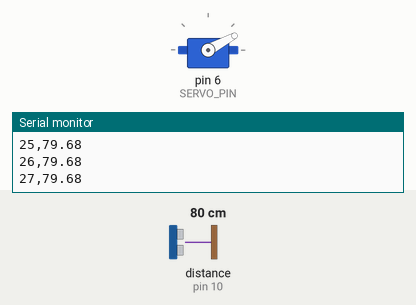
This sketch was run on a simulated Arduino Uno, built with avr-gcc and run on an emulated ATmega328P. On the bench: servo, the last lines printed to the serial monitor. Wiring (inferred from the names in the program): ultrasonic range finder: trigger pin 9; echo pin 10. Inputs (shaded band) come from the test bench; at power-on: distance to the obstacle (sensor on pin 10) 80 cm. The echo pulse lasts 58.3 µs per cm.

Above: at 1.79 s.
1.8 s: distance to the obstacle (sensor on pin 10) set to 2 cm
At 2.28 s:
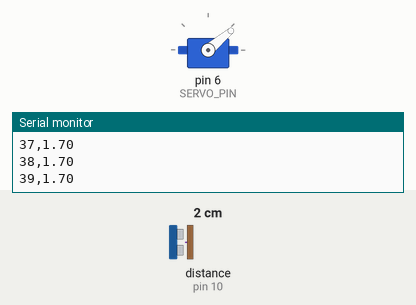
4.8 s: distance to the obstacle (sensor on pin 10) set to 35 cm
At 4.97 s:
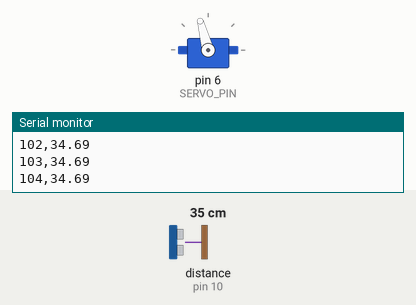
7.8 s: distance to the obstacle (sensor on pin 10) set to 4 cm
At 8.19 s:
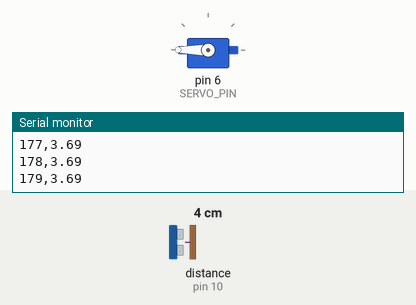
Timing chart, 0 to 16.8 s (numbered marks = the images above; inputs shaded):
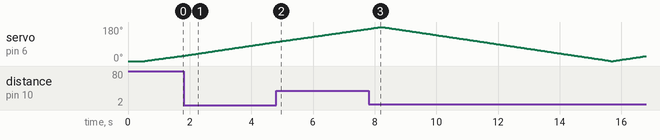

The sketch:

radar.ino
```cpp
#include <Servo.h>

#define TRIG_PIN 9
#define ECHO_PIN 10
#define SERVO_PIN 6

Servo radarServo;

float getDistance() {
  digitalWrite(TRIG_PIN, LOW);
  delayMicroseconds(2);

  digitalWrite(TRIG_PIN, HIGH);
  delayMicroseconds(10);

  digitalWrite(TRIG_PIN, LOW);

  long duration = pulseIn(ECHO_PIN, HIGH, 30000);

  if (duration == 0) {
    return 400;
  }

  float distance = duration * 0.0343 / 2.0;

  if (distance < 0) {
    distance = 0;
  }

  return distance;
}

void setup() {
  Serial.begin(9600);

  pinMode(TRIG_PIN, OUTPUT);
  pinMode(ECHO_PIN, INPUT);

  radarServo.attach(SERVO_PIN);
  radarServo.write(0);

  delay(500);
}

void loop() {
  // 0° -> 180°
  for (int angle = 0; angle <= 180; angle++) {
    radarServo.write(angle);
    delay(25);

    float distance = getDistance();

    Serial.print(angle);
    Serial.print(",");
    Serial.println(distance);

    delay(15);
  }

  // 180° -> 0°
  for (int angle = 180; angle >= 0; angle--) {
    radarServo.write(angle);
    delay(25);

    float distance = getDistance();

    Serial.print(angle);
    Serial.print(",");
    Serial.println(distance);

    delay(15);
  }
}
```
